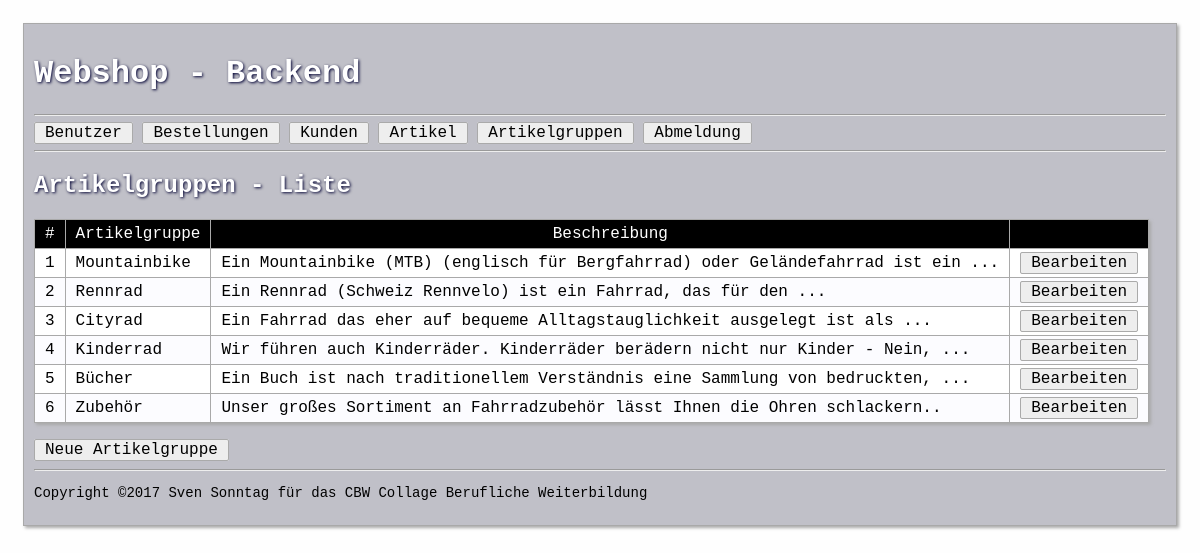
/admin/index.php?module=articlegroup&action=list (signed in), run on the app's committed database.
### tables this page shows
CREATE TABLE IF NOT EXISTS `articlegroups` (
`id` int(6) NOT NULL,
  `groupname` varchar(64) DEFAULT NULL,
  `description` text
);

### inc/shopFunctions.php (called while the page is built, shortened)
<?php
function getRequestValue($name) {
    $value = isset($_REQUEST[$name]) ? $_REQUEST[$name] : null;
    return $value;
}
function getShortText($text) {
    $words = 10;
    $textArray = explode(" ", $text);
    $newText = '';
    for ($x = 0; $x <= $words - 1; $x++) {
        if (isset($textArray[$x])) {
            $newText .= $textArray[$x] . " ";
        }
    }
    if (strlen($text) > strlen($newText)) {
        $newText .= "...";
    }
    return $newText;
}

### admin/models/Articlegroup.php (called while the page is built, shortened)
<?php
class Articlegroup {
    public static function findAll($database, $sortCriteria) {
        if (!isset($sortCriteria)) {
            $sortCriteria = "id";
        }
        $stmt = $database->prepare('SELECT id, groupname, description FROM articlegroups ORDER BY ' . $sortCriteria);
        try {
            $stmt->execute();
        } catch (PDOException $error) {
            showFatalError("Database Error: " . $error->getMessage());
        }
        $result = $stmt->fetchAll();
        return $result;
    }
}

### admin/views/articlegroupList.php (the view)
<?php
include ("_head.php");
?>
<table>
    <tr>
        <th><a href="index.php?module=articlegroup&action=list&sort=id">#</a></th>
        <th><a href="index.php?module=articlegroup&action=list&sort=groupname">Artikelgruppe</a></th>
        <th><a href="index.php?module=articlegroup&action=list&sort=description">Beschreibung</a></th>
        <th></th>
    </tr>
    <?php foreach ($allArticlegroups as $articlegroup) { ?>
        <tr>
            <td><?php echo $articlegroup["id"]; ?></td>
            <td><?php echo $articlegroup["groupname"]; ?></td>
            <td><?php echo getShortText($articlegroup["description"]); ?></td>
            <td><a class="shop-button" href="index.php?module=articlegroup&action=edit&id=<?php echo $articlegroup["id"]; ?>">Bearbeiten</a></td>
        </tr>
    <?php } ?>
</table>
<br>
<a class="shop-button" href="index.php?module=articlegroup&action=edit">Neue Artikelgruppe</a>
<?php
include ("_footer.php");
?>

### css/backend_style.css (style rules this page uses)
* { font-family: "Courier New", Courier, monospace; }
html { overflow-y:scroll; }
body { background-color: #fefefe; padding-left: 15px; padding-right: 15px; padding-top: 15px; }
table { border-collapse: collapse; background-color: #fff; box-shadow: 2px 2px 3px darkgrey; }
td, th { border: 1px solid darkgrey; padding: 5px 10px; }
th { background-color: #000; color: #fff; font-weight: normal; }
tr:nth-child(odd) { background-color: #fcfcff; }
.shop-button { text-decoration: none; background-color: #eee; color: black; border: 1px solid #aaa; padding: 1px 10px; border-radius: 2px; }
th a { text-decoration: none; color: white; }

### data on the page
articlegroups: id "1", groupname "Mountainbike", description "Ein Mountainbike (MTB) (englisch für Bergfahrrad) oder Geländefahrrad ist ein ..."
articlegroups: id "2", groupname "Rennrad", description "Ein Rennrad (Schweiz Rennvelo) ist ein Fahrrad, das für den ..."
articlegroups: id "3", groupname "Cityrad", description "Ein Fahrrad das eher auf bequeme Alltagstauglichkeit ausgelegt ist als ..."
articlegroups: id "4", groupname "Kinderrad", description "Wir führen auch Kinderräder. Kinderräder berädern nicht nur Kinder - Nein, ..."
articlegroups: id "5", groupname "Bücher", description "Ein Buch ist nach traditionellem Verständnis eine Sammlung von bedruckten, ..."
articlegroups: id "6", groupname "Zubehör", description "Unser großes Sortiment an Fahrradzubehör lässt Ihnen die Ohren schlackern.."

### other printed values
$appTitle "Artikelgruppen - Liste"
